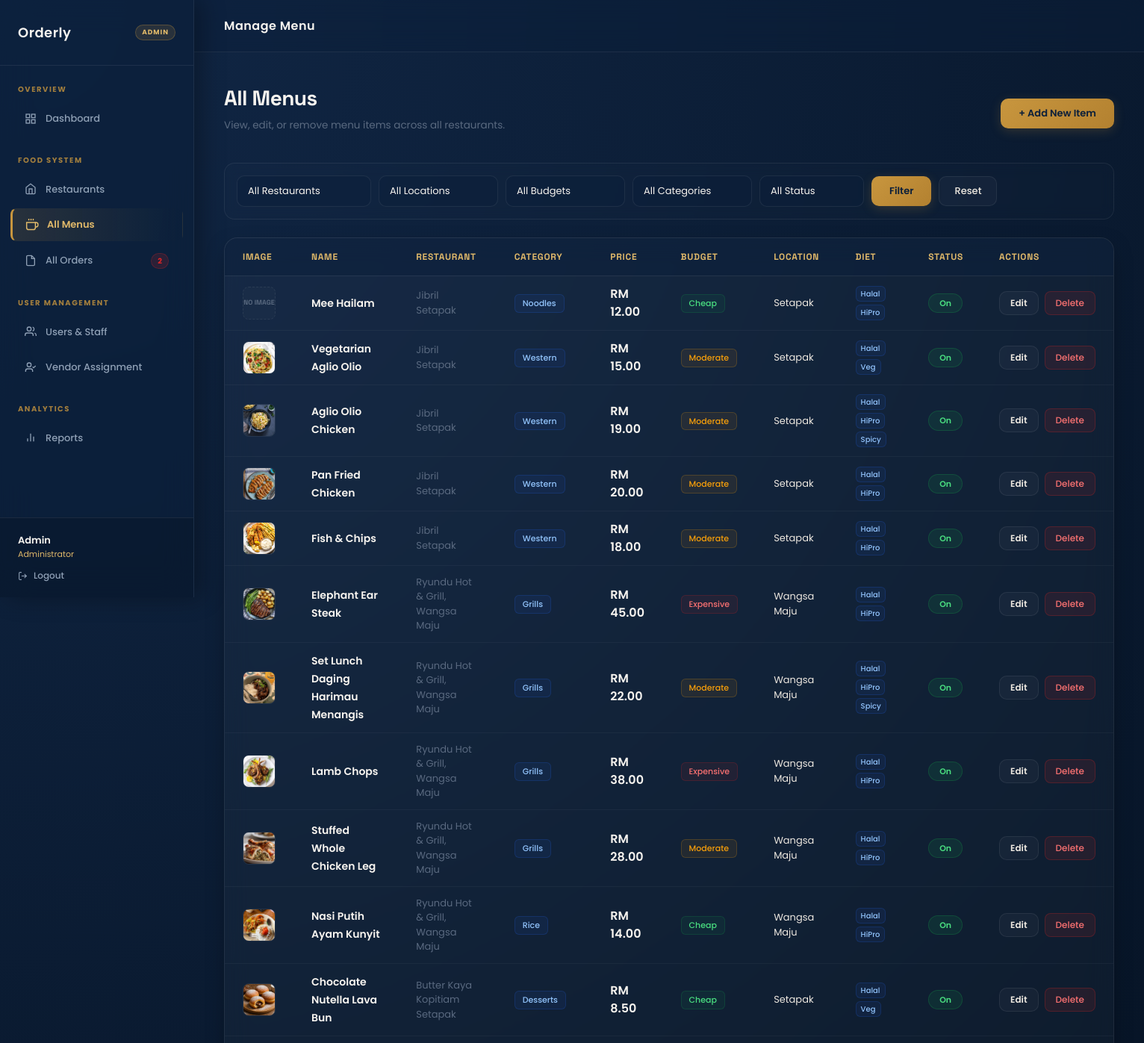
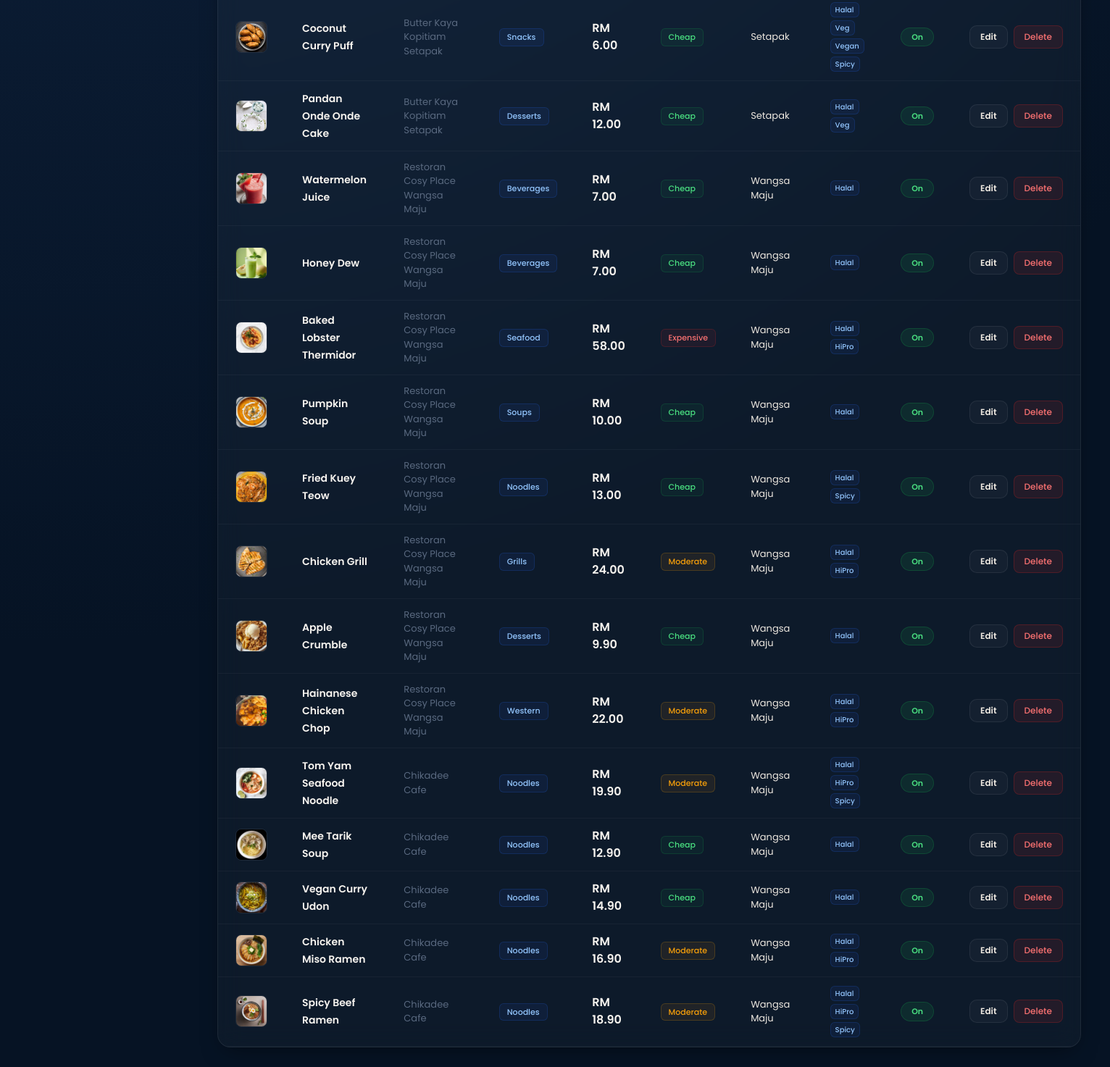
Page /manage_menu.php (signed in) on the committed database (2 pictures, top to bottom).
### tables this page shows
CREATE TABLE `menu_items` (
  `id` int(11) NOT NULL,
  `restaurant_id` int(11) NOT NULL,
  `name` varchar(150) NOT NULL,
  `price` decimal(8,2) NOT NULL,
  `category` enum('Rice','Noodles','Bread/Roti','Snacks','Beverages','Desserts','Soups','Salads','Grills','Western','Seafood','Others') NOT NULL,
  `description` text DEFAULT NULL,
  `image` varchar(255) DEFAULT NULL,
  `availability` tinyint(1) DEFAULT 1,
  `location` enum('Setapak','Wangsa Maju') NOT NULL,
  `budget_category` enum('Cheap','Moderate','Expensive') NOT NULL,
  `is_vegetarian` tinyint(1) DEFAULT 0,
  `is_vegan` tinyint(1) DEFAULT 0,
  `is_high_protein` tinyint(1) DEFAULT 0,
  `is_halal` tinyint(1) DEFAULT 1,
  `is_non_halal` tinyint(1) DEFAULT 0,
  `is_spicy` tinyint(1) DEFAULT 0,
  `is_non_spicy` tinyint(1) DEFAULT 1,
  `has_peanut` tinyint(1) DEFAULT 0,
  `has_seafood` tinyint(1) DEFAULT 0,
  `has_soy` tinyint(1) DEFAULT 0,
  `has_milk` tinyint(1) DEFAULT 0,
  `has_gluten` tinyint(1) DEFAULT 0,
  `created_at` timestamp NOT NULL DEFAULT current_timestamp(),
  `updated_at` timestamp NOT NULL DEFAULT current_timestamp() ON UPDATE current_timestamp()
);

CREATE TABLE `restaurants` (
  `id` int(11) NOT NULL,
  `name` varchar(150) NOT NULL,
  `area` enum('Setapak','Wangsa Maju') NOT NULL,
  `address` varchar(255) DEFAULT NULL,
  `image` varchar(255) DEFAULT NULL,
  `created_at` timestamp NOT NULL DEFAULT current_timestamp()
);

### config.php (called while the page is built, shortened)
<?php
function h(string $s): string {
    return htmlspecialchars($s, ENT_QUOTES, 'UTF-8');
}
function isAdmin(): bool {
    return isset($_SESSION['role']) && $_SESSION['role'] === 'admin';
}

### manage_menu.php (the view, shortened to what this page needs)
<?php
require_once 'config.php';
$where = "WHERE 1=1";
$items = $conn->query("SELECT m.*, r.name AS rest_name FROM menu_items m
                        JOIN restaurants r ON m.restaurant_id = r.id
                        $where ORDER BY m.id DESC");
if (isAdmin()) {
    require_once 'admin_header.php';
} else {
    require_once 'vendor_header.php';
}
?>
<div class="page-header d-flex align-items-center justify-content-between flex-wrap gap-2 mb-4 animate-fadeUp">
  <div>
    <p class="page-title" style="font-family:'Space Grotesk',sans-serif; font-weight:700; font-size:28px; color:var(--cream); margin:0; letter-spacing:-0.02em;"><?= isAdmin() ? 'All Menus' : 'My Menu' ?></p>
    <p class="page-sub" style="font-family:'Poppins',sans-serif; font-size:13.5px; color:var(--muted); margin-top:6px;"><?= isAdmin() ? 'View, edit, or remove menu items across all restaurants.' : 'Manage menu items for your restaurant.' ?></p>
  </div>
  <a href="add_menu.php" class="btn-saas-primary">+ Add New Item</a>
</div>
<form method="GET" class="animate-fadeUp" style="animation-delay: 0.1s; background:rgba(255,255,255,0.01); backdrop-filter:blur(8px); -webkit-backdrop-filter:blur(8px); border:1px solid var(--glass-border); padding:16px; border-radius:14px; display:flex; align-items:center; flex-wrap:wrap; gap:10px; margin-bottom: 24px;">
  <?php if (isAdmin()): ?>
  <select name="restaurant" class="form-select saas-input" style="max-width:180px;">
    <option value="" style="background:var(--navy); color:var(--muted);">All Restaurants</option>
  </select>
  <?php endif; ?>
  <select name="location" class="form-select saas-input" style="max-width:160px;">
    <option value="" style="background:var(--navy); color:var(--muted);">All Locations</option>
  </select>
  <select name="budget" class="form-select saas-input" style="max-width:160px;">
    <option value="" style="background:var(--navy); color:var(--muted);">All Budgets</option>
  </select>
  <select name="category" class="form-select saas-input" style="max-width:160px;">
    <option value="" style="background:var(--navy); color:var(--muted);">All Categories</option>
  </select>
  <select name="availability" class="form-select saas-input" style="max-width:140px;">
    <option value="" style="background:var(--navy); color:var(--muted);">All Status</option>
  </select>
  <button type="submit" class="btn-saas-primary">Filter</button>
  <a href="manage_menu.php" class="btn-saas-secondary">Reset</a>
</form>
<div class="saas-glass-card animate-fadeUp" style="animation-delay: 0.2s;">
  <div class="dash-card-body" style="padding:0;">
    <div style="overflow-x:auto;">
      <table id="menuTable" class="table w-100" style="margin:0; border-collapse:collapse; background:transparent;">
        <thead>
          <tr>
            <th style="width:70px; background:rgba(11,31,58,0.5); color:var(--gold-lt); font-family:'Space Grotesk',sans-serif; font-size:12px; font-weight:700; text-transform:uppercase; letter-spacing:0.06em; padding:16px 24px; border-bottom:1px solid var(--glass-border);">Image</th>
            <th style="background:rgba(11,31,58,0.5); color:var(--gold-lt); font-family:'Space Grotesk',sans-serif; font-size:12px; font-weight:700; text-transform:uppercase; letter-spacing:0.06em; padding:16px 24px; border-bottom:1px solid var(--glass-border);">Name</th>
            <?php if (isAdmin()): ?><th style="background:rgba(11,31,58,0.5); color:var(--gold-lt); font-family:'Space Grotesk',sans-serif; font-size:12px; font-weight:700; text-transform:uppercase; letter-spacing:0.06em; padding:16px 24px; border-bottom:1px solid var(--glass-border);">Restaurant</th><?php endif; ?>
            <th style="background:rgba(11,31,58,0.5); color:var(--gold-lt); font-family:'Space Grotesk',sans-serif; font-size:12px; font-weight:700; text-transform:uppercase; letter-spacing:0.06em; padding:16px 24px; border-bottom:1px solid var(--glass-border);">Category</th>
            <th style="background:rgba(11,31,58,0.5); color:var(--gold-lt); font-family:'Space Grotesk',sans-serif; font-size:12px; font-weight:700; text-transform:uppercase; letter-spacing:0.06em; padding:16px 24px; border-bottom:1px solid var(--glass-border);">Price</th>
            <th style="background:rgba(11,31,58,0.5); color:var(--gold-lt); font-family:'Space Grotesk',sans-serif; font-size:12px; font-weight:700; text-transform:uppercase; letter-spacing:0.06em; padding:16px 24px; border-bottom:1px solid var(--glass-border);">Budget</th>
            <th style="background:rgba(11,31,58,0.5); color:var(--gold-lt); font-family:'Space Grotesk',sans-serif; font-size:12px; font-weight:700; text-transform:uppercase; letter-spacing:0.06em; padding:16px 24px; border-bottom:1px solid var(--glass-border);">Location</th>
            <th style="background:rgba(11,31,58,0.5); color:var(--gold-lt); font-family:'Space Grotesk',sans-serif; font-size:12px; font-weight:700; text-transform:uppercase; letter-spacing:0.06em; padding:16px 24px; border-bottom:1px solid var(--glass-border);">Diet</th>
            <th style="background:rgba(11,31,58,0.5); color:var(--gold-lt); font-family:'Space Grotesk',sans-serif; font-size:12px; font-weight:700; text-transform:uppercase; letter-spacing:0.06em; padding:16px 24px; border-bottom:1px solid var(--glass-border);">Status</th>
            <th style="background:rgba(11,31,58,0.5); color:var(--gold-lt); font-family:'Space Grotesk',sans-serif; font-size:12px; font-weight:700; text-transform:uppercase; letter-spacing:0.06em; padding:16px 24px; border-bottom:1px solid var(--glass-border);">Actions</th>
          </tr>
        </thead>
        <tbody>
          <?php if ($items && $items->num_rows > 0): ?>
          <?php while ($row = $items->fetch_assoc()): ?>
          <tr class="saas-table-row">
            <td style="padding:12px 24px;">
              <?php if ($row['image'] && file_exists('uploads/food_images/'.$row['image'])): ?>
              <img src="uploads/food_images/<?= h($row['image']) ?>" style="width:44px; height:44px; border-radius:8px; object-fit:cover; border:1px solid var(--glass-border);" alt="">
              <?php else: ?>
              <div style="width:44px; height:44px; border-radius:8px; background:rgba(255,255,255,0.02); border:1px dashed var(--glass-border); display:flex; align-items:center; justify-content:center; font-family:'Space Grotesk',sans-serif; font-size:9px; color:var(--muted); text-transform:uppercase; font-weight:700; text-align:center; line-height:1.2;">No Image</div>
              <?php endif; ?>
            </td>
            <td style="padding:12px 24px;"><span style="color:var(--cream); font-weight:600; font-size:14px;"><?= h($row['name']) ?></span></td>
            <?php if (isAdmin()): ?>
            <td style="padding:12px 24px; color:var(--muted); font-size:13px;"><?= h($row['rest_name']) ?></td>
            <?php endif; ?>
            <td style="padding:12px 24px;"><span class="saas-badge bp-blue"><?= h($row['category']) ?></span></td>
            <td style="padding:12px 24px;"><span style="color:var(--cream); font-weight:600;">RM <?= number_format($row['price'],2) ?></span></td>
            <td style="padding:12px 24px;">
              <?php $bMap=['Cheap'=>'bp-green','Moderate'=>'bp-orange','Expensive'=>'bp-red']; ?>
              <span class="saas-badge <?= $bMap[$row['budget_category']]??'bp-blue' ?>"><?= h($row['budget_category']) ?></span>
            </td>
            <td style="padding:12px 24px; color:var(--cream-dk); font-size:13px;"><?= h($row['location']) ?></td>
            <td style="padding:12px 24px;">
              <?php
              $tags = [];
              $dietLabels = [
                'is_halal'         => 'Halal',
                'is_vegetarian'    => 'Veg',
                'is_vegan'         => 'Vegan',
                'is_high_protein'  => 'HiPro',
                'is_spicy'         => 'Spicy'
              ];
              foreach ($dietLabels as $k => $label) {
                if ($row[$k]) {
                  $tags[] = '<span class="saas-badge bp-blue" style="font-size:10px; padding:2px 6px;">'.$label.'</span>';
                }
              }
              echo !empty($tags) ? '<div class="d-flex flex-wrap gap-1">' . implode('', $tags) . '</div>' : '<span style="color:var(--muted); font-size:13px;">—</span>';
              ?>
            </td>
            <td style="padding:12px 24px;">
              <form method="POST" style="display:inline;">
                <button type="submit" class="avail-btn <?= $row['availability']?'avail-on':'avail-off' ?>">
                  <?= $row['availability']?'On':'Off' ?>
                </button>
              </form>
            </td>
            <td style="padding:12px 24px;">
              <div class="d-flex gap-2">
                <a href="add_menu.php?edit=<?= $row['id'] ?>" class="btn-saas-secondary" style="padding:6px 14px; font-size:12px; font-weight:600;">Edit</a>
                <button class="btn-saas-danger delete-btn" data-id="<?= $row['id'] ?>" data-name="<?= h($row['name']) ?>">Delete</button>
              </div>
            </td>
          </tr>
          <?php endwhile; ?>
          <?php endif; ?>
        </tbody>
      </table>
    </div>
  </div>
</div>
<?php require_once 'includes/footer.php'; ?>

### admin_header.php (style rules this page uses)
:root { --navy: #0b1f3a; --navy-md: #132d52; --navy-lt: #1e4175; --gold: #c8963e; --gold-lt: #e0b96a; --gold-glow: rgba(200, 150, 62, 0.15); --cream: #f7f4ef; --cream-dk: #ede8e0; --text-light: #f7f4ef; --text-muted: #8fa0b5; --glass-surface: rgba(255, 255, 255, 0.04); --glass-border: rgba(255, 255, 255, 0.08); --glass-border-focus: rgba(200, 150, 62, 0.4); --success: #16a34a; --danger: #dc2626; --warning: #f59e0b; --info: #2563eb; --preparing: #a855f7; --sidebar-w: 260px; --radius: 18px; --radius-sm: 8px; --transition: all 0.3s cubic-bezier(0.25, 0.8, 0.25, 1); }
*, *::before, *::after { box-sizing: border-box; margin: 0; padding: 0; }
body { font-family: 'Poppins', sans-serif; background: radial-gradient(circle at 50% 0%, var(--navy-md) 0%, var(--navy) 70%); color: var(--text-light); min-height: 100vh; display: flex; overflow-x: hidden; }
.dash-card-body { padding: 24px; }
.form-select, .form-control { background: rgba(11, 31, 58, 0.4); border: 1.5px solid var(--glass-border); color: var(--text-light); font-size: 13px; border-radius: var(--radius-sm); padding: 10px 14px; transition: var(--transition); }
.form-select option { background: var(--navy-md); color: var(--text-light); }
.table { color: var(--text-light); margin-bottom: 0; background: transparent; }
.table th { font-size: 11px; font-weight: 600; color: var(--gold-lt); text-transform: uppercase; letter-spacing: .08em; border-bottom: 2px solid var(--glass-border); background: rgba(11, 31, 58, 0.5); padding: 14px 18px; }
.table td { padding: 16px 18px; border-bottom: 1px solid var(--glass-border); vertical-align: middle; background: transparent; color: var(--text-light); }
.table tr:last-child td { border-bottom: none; }
.bp-blue { background: rgba(37, 99, 235, 0.15); color: var(--info); border: 1px solid rgba(37, 99, 235, 0.25); }
.bp-green { background: rgba(22, 163, 74, 0.15); color: var(--success); border: 1px solid rgba(22, 163, 74, 0.25); }
.avail-on { background: rgba(22, 163, 74, 0.15); color: var(--success); border: 1px solid rgba(22, 163, 74, 0.2); }
.page-header { margin-bottom: 30px; }
.page-title { font-size: 24px; font-weight: 600; color: var(--text-light); letter-spacing: -0.5px; }
.page-sub { font-size: 13px; color: var(--text-muted); margin-top: 4px; }

### rows in the picture
menu_items: shows "NO IMAGE", name "Mee Hailam", restaurant.name "Jibril Setapak", category "Noodles", price "12.00", budget_category "Cheap", location "Setapak", label "Halal HiPro", availability "On"
menu_items: image (picture), name "Vegetarian Aglio Olio", restaurant.name "Jibril Setapak", category "Western", price "15.00", budget_category "Moderate", location "Setapak", label "Halal Veg", availability "On"
menu_items: image (picture), name "Aglio Olio Chicken", restaurant.name "Jibril Setapak", category "Western", price "19.00", budget_category "Moderate", location "Setapak", label "Halal HiPro Spicy", availability "On"
menu_items: image (picture), name "Pan Fried Chicken", restaurant.name "Jibril Setapak", category "Western", price "20.00", budget_category "Moderate", location "Setapak", label "Halal HiPro", availability "On"
menu_items: image (picture), name "Fish & Chips", restaurant.name "Jibril Setapak", category "Western", price "18.00", budget_category "Moderate", location "Setapak", label "Halal HiPro", availability "On"
menu_items: image (picture), name "Elephant Ear Steak", restaurant.name "Ryundu Hot & Grill, Wangsa Maju", category "Grills", price "45.00", budget_category "Expensive", location "Wangsa Maju", label "Halal HiPro", availability "On"
menu_items: image (picture), name "Set Lunch Daging Harimau Menangis", restaurant.name "Ryundu Hot & Grill, Wangsa Maju", category "Grills", price "22.00", budget_category "Moderate", location "Wangsa Maju", label "Halal HiPro Spicy", availability "On"
menu_items: image (picture), name "Lamb Chops", restaurant.name "Ryundu Hot & Grill, Wangsa Maju", category "Grills", price "38.00", budget_category "Expensive", location "Wangsa Maju", label "Halal HiPro", availability "On"
menu_items: image (picture), name "Stuffed Whole Chicken Leg", restaurant.name "Ryundu Hot & Grill, Wangsa Maju", category "Grills", price "28.00", budget_category "Moderate", location "Wangsa Maju", label "Halal HiPro", availability "On"
menu_items: image (picture), name "Nasi Putih Ayam Kunyit", restaurant.name "Ryundu Hot & Grill, Wangsa Maju", category "Rice", price "14.00", budget_category "Cheap", location "Wangsa Maju", label "Halal HiPro", availability "On"
menu_items: image (picture), name "Chocolate Nutella Lava Bun", restaurant.name "Butter Kaya Kopitiam Setapak", category "Desserts", price "8.50", budget_category "Cheap", location "Setapak", label "Halal Veg", availability "On"
menu_items: image (picture), name "Coconut Curry Puff", restaurant.name "Butter Kaya Kopitiam Setapak", category "Snacks", price "6.00", budget_category "Cheap", location "Setapak", label "Halal Veg Vegan Spicy", availability "On"
menu_items: image (picture), name "Pandan Onde Onde Cake", restaurant.name "Butter Kaya Kopitiam Setapak", category "Desserts", price "12.00", budget_category "Cheap", location "Setapak", label "Halal Veg", availability "On"
menu_items: image (picture), name "Watermelon Juice", restaurant.name "Restoran Cosy Place Wangsa Maju", category "Beverages", price "7.00", budget_category "Cheap", location "Wangsa Maju", label "Halal", availability "On"
menu_items: image (picture), name "Honey Dew", restaurant.name "Restoran Cosy Place Wangsa Maju", category "Beverages", price "7.00", budget_category "Cheap", location "Wangsa Maju", label "Halal", availability "On"
menu_items: image (picture), name "Baked Lobster Thermidor", restaurant.name "Restoran Cosy Place Wangsa Maju", category "Seafood", price "58.00", budget_category "Expensive", location "Wangsa Maju", label "Halal HiPro", availability "On"
menu_items: image (picture), name "Pumpkin Soup", restaurant.name "Restoran Cosy Place Wangsa Maju", category "Soups", price "10.00", budget_category "Cheap", location "Wangsa Maju", label "Halal", availability "On"
menu_items: image (picture), name "Fried Kuey Teow", restaurant.name "Restoran Cosy Place Wangsa Maju", category "Noodles", price "13.00", budget_category "Cheap", location "Wangsa Maju", label "Halal Spicy", availability "On"
menu_items: image (picture), name "Chicken Grill", restaurant.name "Restoran Cosy Place Wangsa Maju", category "Grills", price "24.00", budget_category "Moderate", location "Wangsa Maju", label "Halal HiPro", availability "On"
menu_items: image (picture), name "Apple Crumble", restaurant.name "Restoran Cosy Place Wangsa Maju", category "Desserts", price "9.90", budget_category "Cheap", location "Wangsa Maju", label "Halal", availability "On"
menu_items: image (picture), name "Hainanese Chicken Chop", restaurant.name "Restoran Cosy Place Wangsa Maju", category "Western", price "22.00", budget_category "Moderate", location "Wangsa Maju", label "Halal HiPro", availability "On"
menu_items: image (picture), name "Tom Yam Seafood Noodle", restaurant.name "Chikadee Cafe", category "Noodles", price "19.90", budget_category "Moderate", location "Wangsa Maju", label "Halal HiPro Spicy", availability "On"
menu_items: image (picture), name "Mee Tarik Soup", restaurant.name "Chikadee Cafe", category "Noodles", price "12.90", budget_category "Cheap", location "Wangsa Maju", label "Halal", availability "On"
menu_items: image (picture), name "Vegan Curry Udon", restaurant.name "Chikadee Cafe", category "Noodles", price "14.90", budget_category "Cheap", location "Wangsa Maju", label "Halal", availability "On"
menu_items: image (picture), name "Chicken Miso Ramen", restaurant.name "Chikadee Cafe", category "Noodles", price "16.90", budget_category "Moderate", location "Wangsa Maju", label "Halal HiPro", availability "On"
menu_items: image (picture), name "Spicy Beef Ramen", restaurant.name "Chikadee Cafe", category "Noodles", price "18.90", budget_category "Moderate", location "Wangsa Maju", label "Halal HiPro Spicy", availability "On"

### other values in the picture
$pendingOrders "2"
$_SESSION['name'] "Admin"
$pageTitle "Manage Menu"
